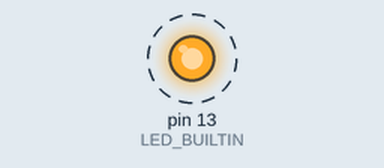
This sketch was run on a simulated Arduino Uno, built with avr-gcc and run on an emulated ATmega328P. On the bench: output pins drawn as LEDs (lit = HIGH). Dashed ring = blinking.

Above: at 0.5 s.
Timing chart, 0 to 4.6 s (numbered marks = the images above):
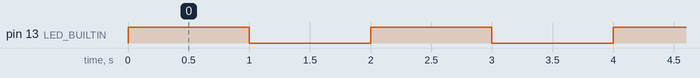

Measured:
- by itself, pin 13 (LED_BUILTIN): alternates HIGH for 1.0 s and LOW for 1.0 s

The sketch:

First_Arduino_Code.ino
```cpp
void setup() {
  // put your setup code here, to run once:
pinMode(LED_BUILTIN, OUTPUT);
}

void loop() {
  // put your main code here, to run repeatedly:
  digitalWrite(LED_BUILTIN, HIGH);  // turn the LED on (HIGH is the voltage level)
  delay(1000);                      // wait for a second
  digitalWrite(LED_BUILTIN, LOW);   // turn the LED off by making the voltage LOW
  delay(1000);
  Serial.print("Hello world");
}
```
